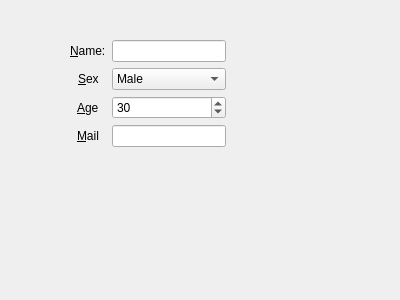
<?xml version="1.0" encoding="UTF-8"?>
<ui version="4.0">
 <class>FormLayoutWidget</class>
 <widget class="QWidget" name="FormLayoutWidget">
  <property name="geometry">
   <rect>
    <x>0</x>
    <y>0</y>
    <width>400</width>
    <height>300</height>
   </rect>
  </property>
  <property name="windowTitle">
   <string>Form</string>
  </property>
  <widget class="QWidget" name="formLayoutWidget">
   <property name="geometry">
    <rect>
     <x>60</x>
     <y>30</y>
     <width>171</width>
     <height>231</height>
    </rect>
   </property>
   <layout class="QFormLayout" name="formLayout">
    <property name="labelAlignment">
     <set>Qt::AlignCenter</set>
    </property>
    <property name="leftMargin">
     <number>10</number>
    </property>
    <property name="topMargin">
     <number>10</number>
    </property>
    <property name="rightMargin">
     <number>5</number>
    </property>
    <item row="0" column="0">
     <widget class="QLabel" name="nameLabel">
      <property name="text">
       <string>&amp;Name:</string>
      </property>
      <property name="buddy">
       <cstring>nameLineEdit</cstring>
      </property>
     </widget>
    </item>
    <item row="0" column="1">
     <widget class="QLineEdit" name="nameLineEdit"/>
    </item>
    <item row="1" column="0">
     <widget class="QLabel" name="sexLabel">
      <property name="text">
       <string>&amp;Sex</string>
      </property>
      <property name="buddy">
       <cstring>sexComboBox</cstring>
      </property>
     </widget>
    </item>
    <item row="1" column="1">
     <widget class="QComboBox" name="sexComboBox">
      <item>
       <property name="text">
        <string>Male</string>
       </property>
      </item>
      <item>
       <property name="text">
        <string>Female</string>
       </property>
      </item>
     </widget>
    </item>
    <item row="2" column="0">
     <widget class="QLabel" name="ageLabel">
      <property name="text">
       <string>&amp;Age</string>
      </property>
      <property name="buddy">
       <cstring>ageSpinBox</cstring>
      </property>
     </widget>
    </item>
    <item row="2" column="1">
     <widget class="QSpinBox" name="ageSpinBox">
      <property name="suffix">
       <string/>
      </property>
      <property name="maximum">
       <number>200</number>
      </property>
      <property name="value">
       <number>30</number>
      </property>
     </widget>
    </item>
    <item row="3" column="0">
     <widget class="QLabel" name="mailLabel">
      <property name="text">
       <string>&amp;Mail</string>
      </property>
      <property name="buddy">
       <cstring>mailLineEdit</cstring>
      </property>
     </widget>
    </item>
    <item row="3" column="1">
     <widget class="QLineEdit" name="mailLineEdit"/>
    </item>
   </layout>
  </widget>
 </widget>
 <resources/>
 <connections/>
</ui>
